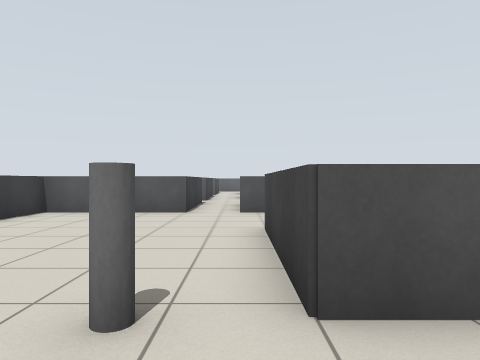
[1] (above)

24 first-person views from a walk through a Gazebo world. The camera is 0.9 m above the floor, looks level and sees 70° across. The floor is counted in squares, 1 m on a side. Each view is taken from the middle of a square. On the plan, view 1 faces up. The plan holds only what a view shows up to about 12 squares ahead; the rest is blank. The place goes on beyond the plan. Robots are left out.

[2]
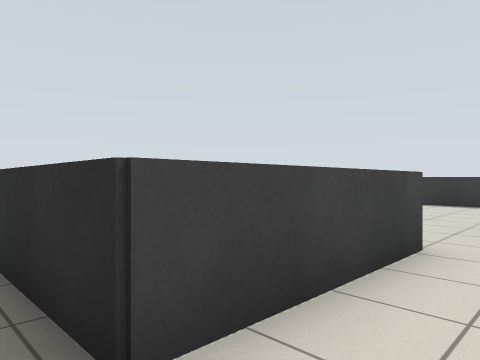

[3]
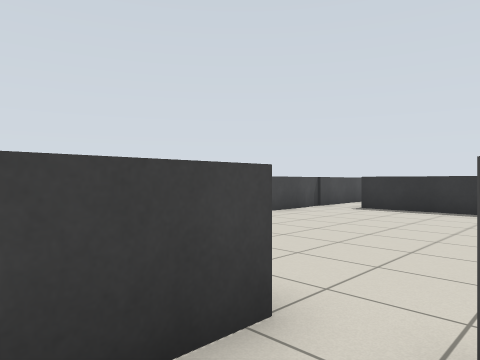

[4]
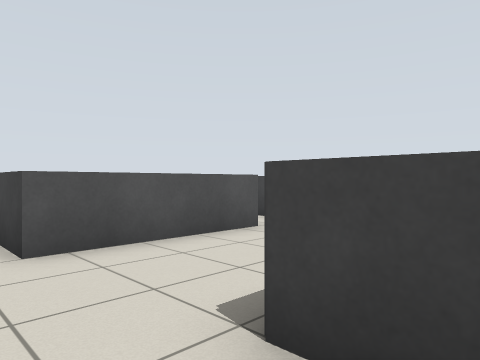

[5]
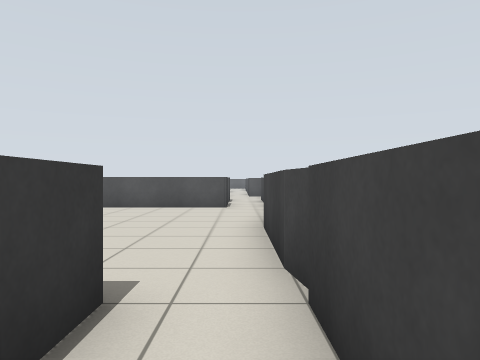

[6]
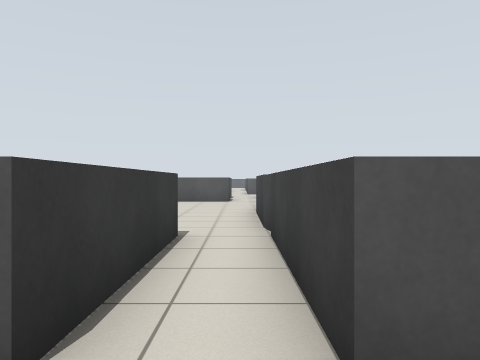

[7]
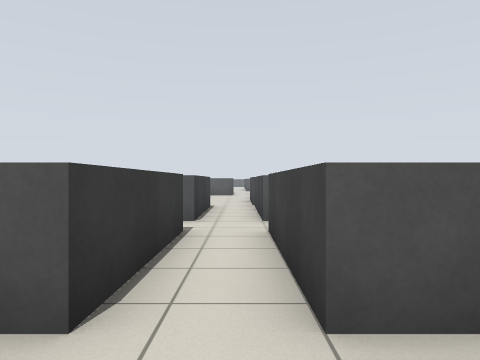

[8]
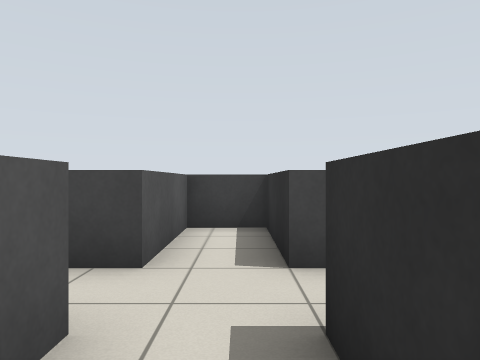

[9]
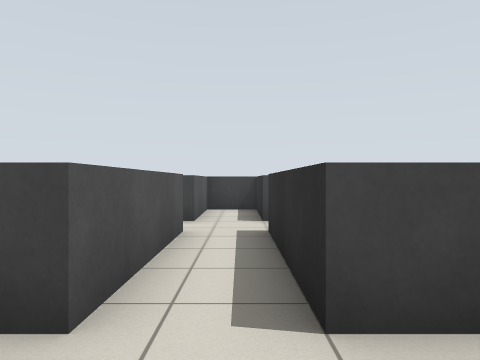

[10]
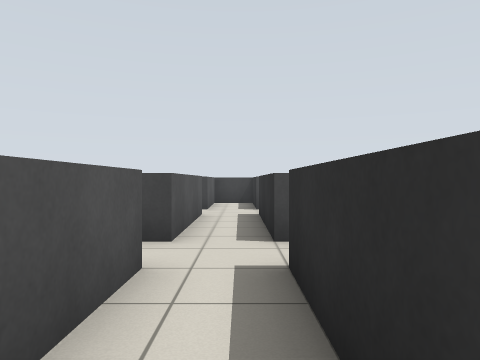

[11]
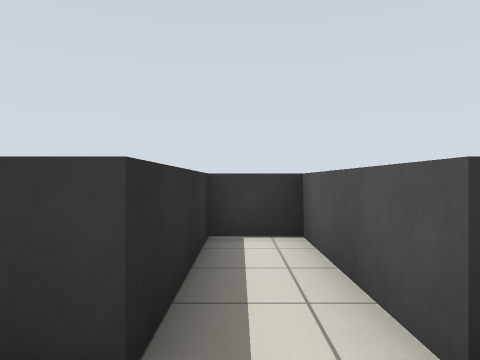

[12]
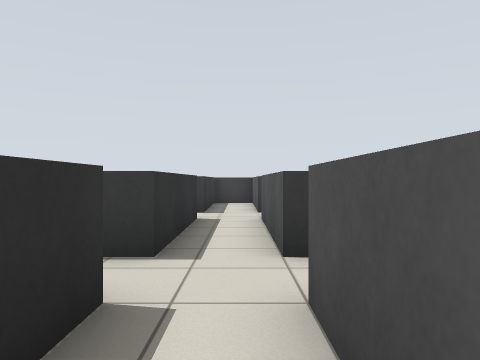

[13]
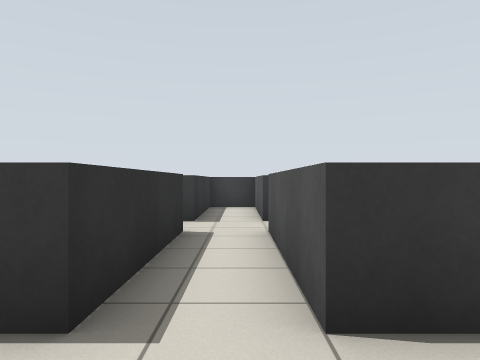

[14]
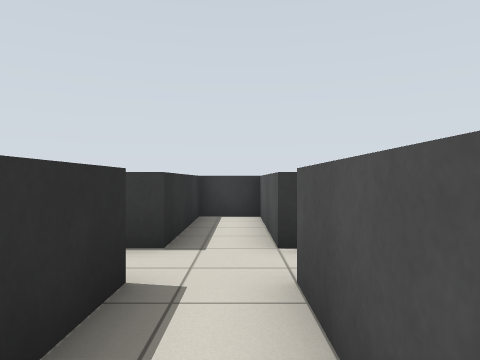

[15]
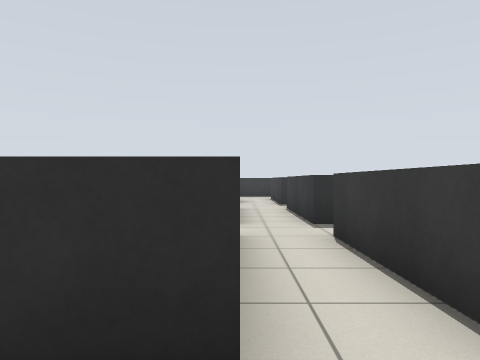

[16]
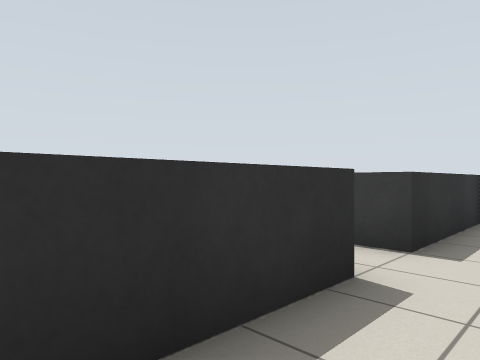

[17]
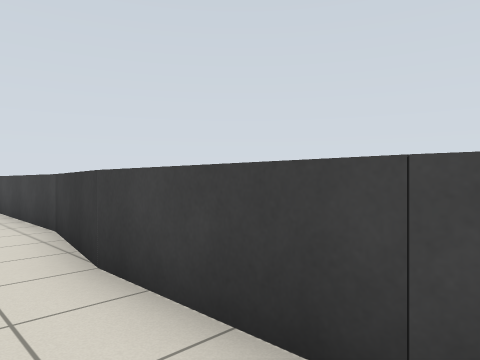

[18]
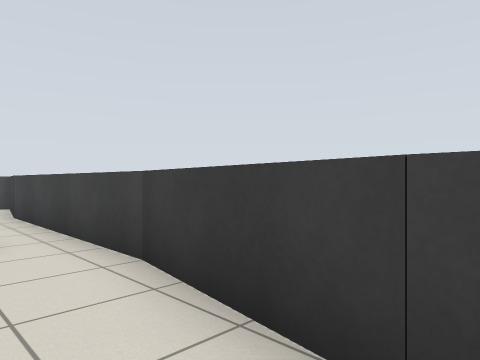

[19]
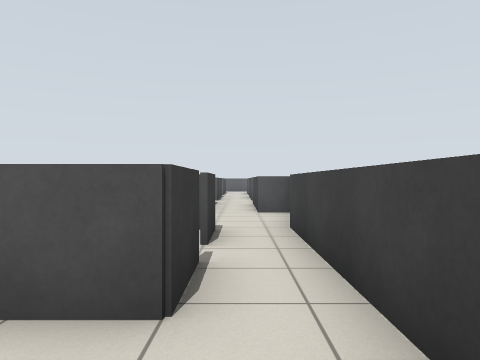

[20]
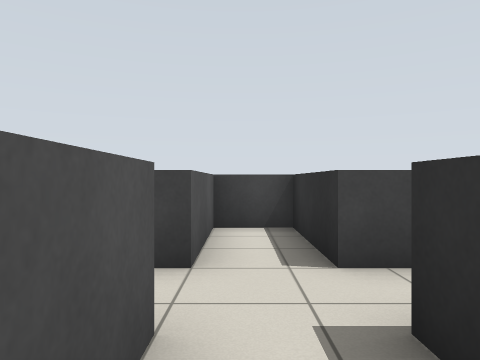

[21]
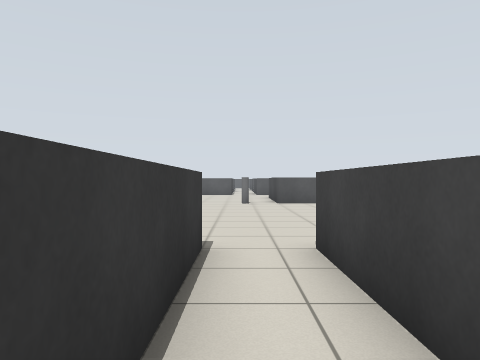

[22]
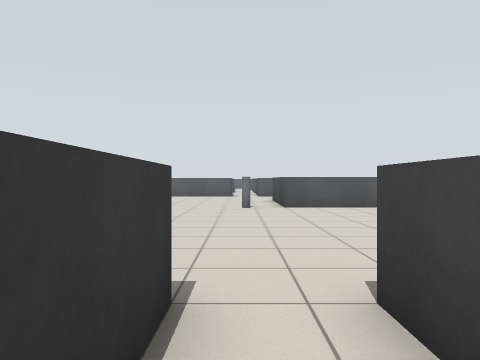

[23]
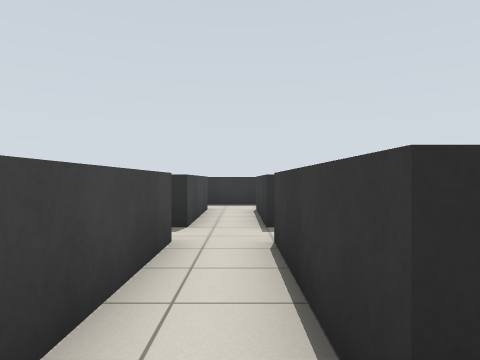

[24]
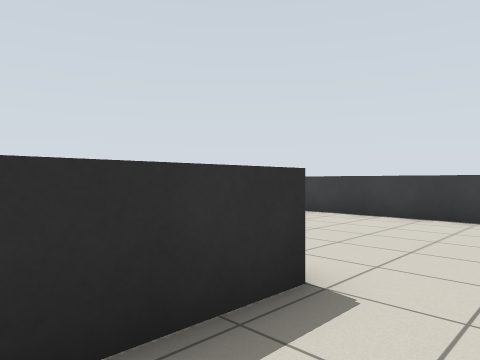

### Floor plan
Key: @ floor where view 1 was taken; # wall or solid block; . floor; = window, fence, low wall or low ledge; C grey cylinder.
Columns run from 6 left of view 1 to 9 right of it. Each row starts with its distance up from view 1.
 12     #.
 11     #.=#   .#
 10 =####.=###=.#
  9 =...........=
  8 =...........=
  7  ........  .=
  6 =......======
  5 =......=  ===
  4 =......=   ==
  3 =......=#  ==
  2 =  ..C.======
  1    .........=
  0    ...@.....=
 -1    .........=
 -2     ........=
 -3     ........=
 -4     ........=
 -5     ........=
 -6  ...........=
 -7 =####.=###=.#
 -8     #.=# #=.#
 -9     #.=# #=.#
-10 =####.=###=.####
-11 =..............=
-12 =====.=====.====
-13    ##.=# #=.##
-14     #.=   =.#
-15    ##.=# #=.##
-16 =====.=====.====
-17 =..............=
-18 =####.=###=.####
-19     #.=#

Where each view was taken, in squares from view 1:
view 1: 0 up, 0 right, facing up
view 2: 7 up, 1 left, facing down-right
view 3: 4 up, 1 left, facing down-right
view 4: 5 up, 1 left, facing up-right
view 5: 9 down, 5 right, facing up
view 6: 12 down, 5 right, facing up
view 7: 18 down, 5 right, facing up
view 8: 17 down, 2 right, facing right
view 9: 17 down, 2 left, facing right
view 10: 17 down, 5 left, facing right
view 11: 17 down, 0 right, facing left
view 12: 11 down, 8 right, facing left
view 13: 11 down, 6 right, facing left
view 14: 11 down, 3 right, facing left
view 15: 5 down, 0 right, facing down
view 16: 5 down, 3 right, facing down-left
view 17: 6 down, 4 right, facing up-right
view 18: 3 down, 4 right, facing up-right
view 19: 0 up, 5 right, facing up
view 20: 11 down, 2 right, facing right
view 21: 11 down, 1 left, facing up
view 22: 9 down, 1 left, facing up
view 23: 11 down, 1 left, facing down
view 24: 8 up, 3 right, facing down-left
